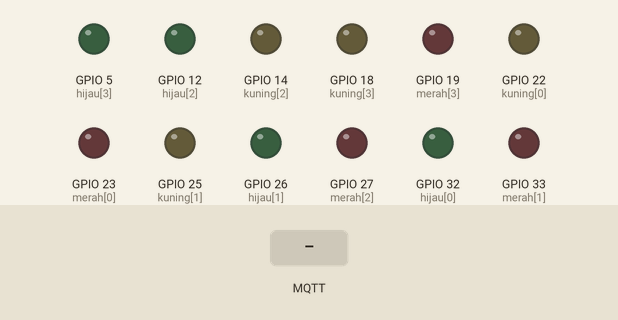
Recording of a sketch running on a simulated ESP32. Shown: output pins drawn as LEDs (lit = HIGH). Inputs (shaded band) come from the test bench. WiFi joins after 1.5 s; servers stay silent unless stated; no MQTT or app messages arrive unless stated; what the sketch prints to the serial monitor is not drawn.

Above: at 0.0 s.
At 3.0 s:
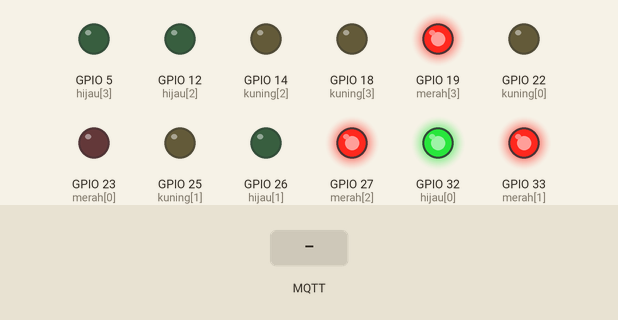
3.1 s: MQTT message "1" arrives on the first subscribed topic
At 30.6 s:
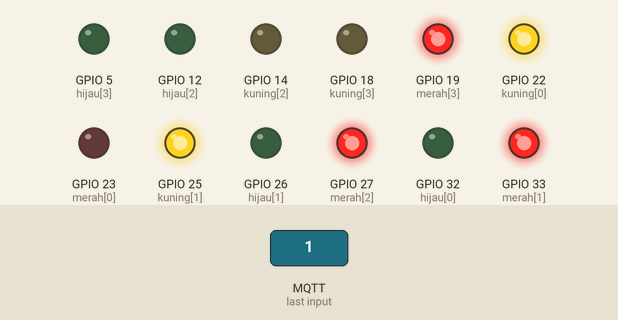
Timing chart, 0 to 33.3 s (numbered marks = the images above; inputs shaded):
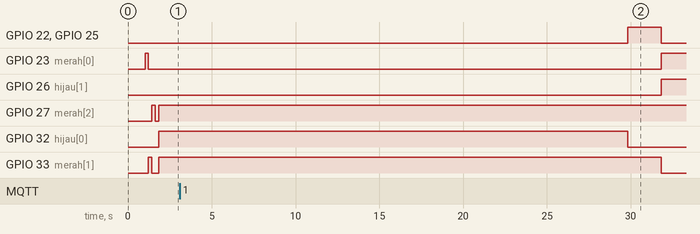

The sketch:

ESP_Traffic_Controller_MQTT2-HMI-RTOS-2DIGIT.ino
```cpp
#include <WiFi.h>
#include <PubSubClient.h>
#include <ArduinoJson.h>

// === MODE CONFIGURATION ===
#define DEBUG_MODE false

// WiFi Configuration
const char* ssid = "iPhone Rizal";
const char* password = "rzlbdsntso";

// MQTT Configuration
const char* mqtt_server = "172.20.10.3";
const int mqtt_port = 1883;
const char* mqtt_topic = "trafficlight/durations";
const char* mqtt_client_id = "ESP32_TrafficLight_Wirosaban";

// Pin lampu lalu lintas
const int merah[] = {23, 33, 27, 19};
const int kuning[] = {22, 25, 14, 18};
const int hijau[] = {32, 26, 12, 5};
const char titik[] = {'A', 'B', 'C', 'D'};

// Durasi dalam milidetik (mendukung presisi tinggi)
const unsigned long durasiDarurat[4] = {30000, 45000, 30000, 45000};
unsigned long durasi[4] = {30000, 45000, 30000, 45000};

bool emergencyMode = false;

// Timer
unsigned long faseMulai = 0;
int indexFase = 0;

// ✅ Countdown menggunakan float untuk presisi desimal
float countdown[4] = {0.0, 0.0, 0.0, 0.0};
unsigned long lastUpdate = 0;

// MQTT objects
WiFiClient espClient;
PubSubClient mqttClient(espClient);

// RTT measurement
unsigned long lastMQTTReceived = 0;
unsigned long lastRequestTime = 0;
unsigned long mqttLatency = 0;

// === FreeRTOS Handles ===
TaskHandle_t taskTrafficLightHandle = NULL;
TaskHandle_t taskMQTTConnectionHandle = NULL;
TaskHandle_t taskSerialPrintHandle = NULL;

// Queue untuk serial print (non-blocking)
QueueHandle_t serialQueue;
#define SERIAL_QUEUE_SIZE 20  // ✅ Diperbesar untuk 10ms update

// Semaphore untuk proteksi shared variables
SemaphoreHandle_t xDurasiMutex;
SemaphoreHandle_t xCountdownMutex;
SemaphoreHandle_t xMQTTMutex;

// Struktur data untuk serial print queue
struct SerialMessage {
  char message[256];
  bool isDebug;
};

// === LOGGING FUNCTIONS ===
void logDebug(String message) {
  if (DEBUG_MODE) {
    SerialMessage msg;
    strncpy(msg.message, message.c_str(), 255);
    msg.message[255] = '\0';
    msg.isDebug = true;
    xQueueSend(serialQueue, &msg, 0);
  }
}

void logInfo(String message) {
  SerialMessage msg;
  strncpy(msg.message, message.c_str(), 255);
  msg.message[255] = '\0';
  msg.isDebug = false;
  xQueueSend(serialQueue, &msg, 0);
}

// === MQTT CALLBACK ===
void mqttCallback(char* topic, byte* payload, unsigned int length) {
  unsigned long receiveTime = millis();

  String debugInfo = "";
  if (DEBUG_MODE) {
    debugInfo = "\n====================================================\n";
    debugInfo += "📩 DATA RECEIVED FROM MQTT BROKER\n";
    debugInfo += "====================================================\n";
    debugInfo += "⏰ Received at: " + String(receiveTime) + " ms\n";
    logDebug(debugInfo);
  }

  String message;
  for (unsigned int i = 0; i < length; i++) {
    message += (char)payload[i];
  }

  StaticJsonDocument<1000> doc;
  DeserializationError err = deserializeJson(doc, message);

  if (!err && doc.containsKey("Barat")) {
    if (xSemaphoreTake(xDurasiMutex, portMAX_DELAY) == pdTRUE) {
      float barat = doc["Barat"];
      float selatan = doc["Selatan"];
      float timur = doc["Timur"];
      float utara = doc["Utara"];

      durasi[0] = max((unsigned long)(barat * 1000.0), 5000UL);
      durasi[1] = max((unsigned long)(selatan * 1000.0), 5000UL);
      durasi[2] = max((unsigned long)(timur * 1000.0), 5000UL);
      durasi[3] = max((unsigned long)(utara * 1000.0), 5000UL);

      xSemaphoreGive(xDurasiMutex);
    }

    if (lastRequestTime > 0) {
      mqttLatency = receiveTime - lastRequestTime;
      lastRequestTime = 0;
    }

    emergencyMode = false;

    String durInfo = "Durasi dari server: ";
    durInfo += "A=" + String(durasi[0]/1000.0, 2) + "s, ";
    durInfo += "B=" + String(durasi[1]/1000.0, 2) + "s, ";
    durInfo += "C=" + String(durasi[2]/1000.0, 2) + "s, ";
    durInfo += "D=" + String(durasi[3]/1000.0, 2) + "s";
    logInfo(durInfo);

    lastMQTTReceived = millis();
  } else {
    logInfo("Gagal parsing JSON dari server");
    if (DEBUG_MODE && err) {
      logDebug("JSON Error: " + String(err.c_str()));
    }
  }
}

// === TASK 1: TRAFFIC LIGHT CONTROL (Priority: Highest) ===
void taskTrafficLight(void *parameter) {
  TickType_t xLastWakeTime = xTaskGetTickCount();
  const TickType_t xFrequency = 10 / portTICK_PERIOD_MS;  // ✅ 10ms update cycle

  for (;;) {
    unsigned long sekarang = millis();
    unsigned long currentDurasi[4];

    if (xSemaphoreTake(xDurasiMutex, 5 / portTICK_PERIOD_MS) == pdTRUE) {
      memcpy(currentDurasi, durasi, sizeof(durasi));
      xSemaphoreGive(xDurasiMutex);
    }

    // ✅ Update countdown setiap 10ms dengan presisi tinggi
    if (sekarang - lastUpdate >= 10) {
      float deltaTime = (sekarang - lastUpdate) / 1000.0;
      lastUpdate = sekarang;

      if (xSemaphoreTake(xCountdownMutex, 5 / portTICK_PERIOD_MS) == pdTRUE) {
        for (int i = 0; i < 4; i++) {
          countdown[i] -= deltaTime;
          if (countdown[i] < 0) countdown[i] = 0;
        }
        xSemaphoreGive(xCountdownMutex);
      }
    }

    updateLampuTransisi();

    if (sekarang - faseMulai >= currentDurasi[indexFase]) {
      indexFase = (indexFase + 1) % 4;
      faseMulai = sekarang;

      if (indexFase == 0) {
        if (xSemaphoreTake(xMQTTMutex, 0) == pdTRUE) {
          if (mqttClient.connected()) {
            logDebug("🔄 Cycle completed - requesting update");
            lastRequestTime = millis();
            mqttClient.publish("trafficlight/request", "update");
          }
          xSemaphoreGive(xMQTTMutex);
        }
      }

      inisialisasiCountdown();
      setLampuLaluLintas();
    }

    vTaskDelayUntil(&xLastWakeTime, xFrequency);
  }
}

// === TASK 2: MQTT CONNECTION (Priority: Medium) ===
void taskMQTTConnection(void *parameter) {
  TickType_t xLastWakeTime = xTaskGetTickCount();
  const TickType_t xFrequency = 100 / portTICK_PERIOD_MS;

  connectWiFi();

  if (WiFi.status() == WL_CONNECTED) {
    vTaskDelay(1000 / portTICK_PERIOD_MS);

    mqttClient.setServer(mqtt_server, mqtt_port);
    mqttClient.setCallback(mqttCallback);
    mqttClient.setKeepAlive(60);
    mqttClient.setSocketTimeout(30);
    mqttClient.setBufferSize(1024);

    reconnectMQTT();
  }

  for (;;) {
    unsigned long sekarang = millis();

    if (xSemaphoreTake(xMQTTMutex, portMAX_DELAY) == pdTRUE) {
      if (!mqttClient.connected()) {
        if (sekarang - lastMQTTReceived > 10000) {
          xSemaphoreGive(xMQTTMutex);
          reconnectMQTT();
          lastMQTTReceived = sekarang;
          if (xSemaphoreTake(xMQTTMutex, portMAX_DELAY) != pdTRUE) {
            vTaskDelayUntil(&xLastWakeTime, xFrequency);
            continue;
          }
        }
      } else {
        mqttClient.loop();
      }
      xSemaphoreGive(xMQTTMutex);
    }

    vTaskDelayUntil(&xLastWakeTime, xFrequency);
  }
}

// === TASK 3: SERIAL PRINT (Priority: Lowest) ===
void taskSerialPrint(void *parameter) {
  SerialMessage msg;
  TickType_t xLastWakeTime = xTaskGetTickCount();
  // ✅ Update setiap 10ms untuk presisi maksimal
  const TickType_t xFrequency = 10 / portTICK_PERIOD_MS;

  for (;;) {
    // Proses message queue dengan limit untuk menghindari bottleneck
    int processedCount = 0;
    while (xQueueReceive(serialQueue, &msg, 0) == pdTRUE && processedCount < 5) {
      Serial.println(msg.message);
      processedCount++;
    }

    kirimSerialCountdown();

    vTaskDelayUntil(&xLastWakeTime, xFrequency);
  }
}

// === SETUP ===
void setup() {
  Serial.begin(115200);
  delay(1000);

  Serial.println("\n====================================================");
  Serial.println("🚦 Traffic Light Controller dengan FreeRTOS");
  Serial.println("====================================================");
  Serial.println("Version: 3.3 - Ultra High Precision (10ms Update)");
  Serial.println("Real-time Display with 0.01s Resolution");
  Serial.println("====================================================\n");

  for (int i = 0; i < 4; i++) {
    pinMode(merah[i], OUTPUT);
    pinMode(kuning[i], OUTPUT);
    pinMode(hijau[i], OUTPUT);

    digitalWrite(merah[i], HIGH);
    delay(200);
    digitalWrite(merah[i], LOW);
  }

  serialQueue = xQueueCreate(SERIAL_QUEUE_SIZE, sizeof(SerialMessage));
  xDurasiMutex = xSemaphoreCreateMutex();
  xCountdownMutex = xSemaphoreCreateMutex();
  xMQTTMutex = xSemaphoreCreateMutex();

  faseMulai = millis();
  lastUpdate = millis();
  inisialisasiCountdown();
  setLampuLaluLintas();

  xTaskCreatePinnedToCore(taskTrafficLight, "TrafficLight", 4096, NULL, 3, &taskTrafficLightHandle, 1);
  xTaskCreatePinnedToCore(taskMQTTConnection, "MQTTConnection", 8192, NULL, 2, &taskMQTTConnectionHandle, 0);
  xTaskCreatePinnedToCore(taskSerialPrint, "SerialPrint", 4096, NULL, 1, &taskSerialPrintHandle, 0);

  Serial.println("✅ FreeRTOS Tasks Created Successfully!");
  Serial.println("====================================================\n");
}

void loop() {
  vTaskDelay(1000 / portTICK_PERIOD_MS);
}

// === FUNGSI WIFI ===
void connectWiFi() {
  WiFi.mode(WIFI_STA);
  WiFi.disconnect();
  vTaskDelay(100 / portTICK_PERIOD_MS);

  logInfo("Mencoba menghubungkan ke WiFi...");
  WiFi.begin(ssid, password);

  int attempts = 0;
  while (WiFi.status() != WL_CONNECTED && attempts < 30) {
    vTaskDelay(500 / portTICK_PERIOD_MS);
    attempts++;
  }

  if (WiFi.status() == WL_CONNECTED) {
    String info = "Terhubung ke WiFi - IP: " + WiFi.localIP().toString();
    logInfo(info);
  } else {
    logInfo("Gagal terhubung ke WiFi");
    emergencyMode = true;
  }
}

// === FUNGSI MQTT ===
void reconnectMQTT() {
  int attempts = 0;

  while (!mqttClient.connected() && attempts < 5) {
    if (WiFi.status() != WL_CONNECTED) {
      logInfo("WiFi terputus. Mencoba reconnect WiFi...");
      connectWiFi();
      if (WiFi.status() != WL_CONNECTED) {
        break;
      }
      vTaskDelay(1000 / portTICK_PERIOD_MS);
    }

    if (mqttClient.state() != MQTT_DISCONNECTED) {
      mqttClient.disconnect();
      vTaskDelay(100 / portTICK_PERIOD_MS);
    }

    espClient.flush();
    espClient.stop();
    vTaskDelay(100 / portTICK_PERIOD_MS);

    if (mqttClient.connect(mqtt_client_id)) {
      logInfo("MQTT Connected!");

      vTaskDelay(100 / portTICK_PERIOD_MS);
      if (mqttClient.subscribe(mqtt_topic, 0)) {
        logDebug("Subscribed to topic");
      }

      vTaskDelay(100 / portTICK_PERIOD_MS);
      mqttClient.publish("trafficlight/status", "online", false);

      vTaskDelay(200 / portTICK_PERIOD_MS);
      lastRequestTime = millis();

      if (mqttClient.publish("trafficlight/request", "init", false)) {
        logDebug("Initial request sent");
      }

      emergencyMode = false;
      lastMQTTReceived = millis();
      break;

    } else {
      int delayTime = 2000 * (attempts + 1);
      if (attempts < 4) {
        vTaskDelay(delayTime / portTICK_PERIOD_MS);
      }
    }

    attempts++;
  }

  if (!mqttClient.connected()) {
    logInfo("Gagal koneksi MQTT. Mode darurat aktif.");
    emergencyMode = true;

    if (xSemaphoreTake(xDurasiMutex, portMAX_DELAY) == pdTRUE) {
      for (int i = 0; i < 4; i++) {
        durasi[i] = durasiDarurat[i];
      }
      xSemaphoreGive(xDurasiMutex);
    }
  }
}

// === FUNGSI TRAFFIC LIGHT ===
void updateLampuTransisi() {
  unsigned long sekarang = millis();
  unsigned long currentDurasi[4];

  if (xSemaphoreTake(xDurasiMutex, 5 / portTICK_PERIOD_MS) == pdTRUE) {
    memcpy(currentDurasi, durasi, sizeof(durasi));
    xSemaphoreGive(xDurasiMutex);
  }

  unsigned long sisa = currentDurasi[indexFase] - (sekarang - faseMulai);
  int faseSelanjutnya = (indexFase + 1) % 4;

  for (int i = 0; i < 4; i++) {
    if (i != indexFase && i != faseSelanjutnya) {
      digitalWrite(kuning[i], LOW);
      digitalWrite(hijau[i], LOW);
      digitalWrite(merah[i], HIGH);
    }
  }

  if (sisa <= 2000) {
    digitalWrite(hijau[indexFase], LOW);
    digitalWrite(kuning[indexFase], HIGH);
    digitalWrite(merah[indexFase], LOW);

    digitalWrite(merah[faseSelanjutnya], HIGH);
    digitalWrite(kuning[faseSelanjutnya], HIGH);
    digitalWrite(hijau[faseSelanjutnya], LOW);
  } else {
    setLampuLaluLintas();
  }
}

void setLampuLaluLintas() {
  for (int i = 0; i < 4; i++) {
    digitalWrite(hijau[i], i == indexFase ? HIGH : LOW);
    digitalWrite(merah[i], i == indexFase ? LOW : HIGH);
    digitalWrite(kuning[i], LOW);
  }
}

void inisialisasiCountdown() {
  unsigned long currentDurasi[4];

  if (xSemaphoreTake(xDurasiMutex, 5 / portTICK_PERIOD_MS) == pdTRUE) {
    memcpy(currentDurasi, durasi, sizeof(durasi));
    xSemaphoreGive(xDurasiMutex);
  }

  if (xSemaphoreTake(xCountdownMutex, 5 / portTICK_PERIOD_MS) == pdTRUE) {
    for (int i = 0; i < 4; i++) {
      if (i == indexFase) {
        countdown[i] = currentDurasi[i] / 1000.0;
      } else {
        float total = 0.0;
        int pos = indexFase;
        while (pos != i) {
          total += currentDurasi[pos] / 1000.0;
          pos = (pos + 1) % 4;
        }
        countdown[i] = total;
      }
    }
    xSemaphoreGive(xCountdownMutex);
  }
}

void kirimSerialCountdown() {
  float currentCountdown[4];

  if (xSemaphoreTake(xCountdownMutex, 5 / portTICK_PERIOD_MS) == pdTRUE) {
    memcpy(currentCountdown, countdown, sizeof(countdown));
    xSemaphoreGive(xCountdownMutex);
  }

  // ✅ Format dengan 2 desimal untuk presisi 10ms
  String output = "Countdown: ";
  for (int i = 0; i < 4; i++) {
    const char* warna = "Merah";
    if (digitalRead(hijau[i]) == HIGH) warna = "Hijau";
    else if (digitalRead(kuning[i]) == HIGH) warna = "Kuning";

    output += String(titik[i]) + String(warna) + "=" + String(currentCountdown[i], 2);
    if (i < 3) output += ", ";
  }

  // ✅ Status info setiap 100 iterasi (setiap 1 detik pada 10ms update)
  static int counter = 0;
  if (++counter % 100 == 0) {
    bool mqttConnected = false;
    if (xSemaphoreTake(xMQTTMutex, 5 / portTICK_PERIOD_MS) == pdTRUE) {
      mqttConnected = mqttClient.connected();
      xSemaphoreGive(xMQTTMutex);
    }

    output += " | MQTT:" + String(mqttConnected ? "OK" : "DISC");
    output += " RTT:" + String(mqttLatency) + "ms";
    output += " Mode:" + String(emergencyMode ? "DARURAT" : "NORMAL");
  }

  Serial.println(output);
}
```
